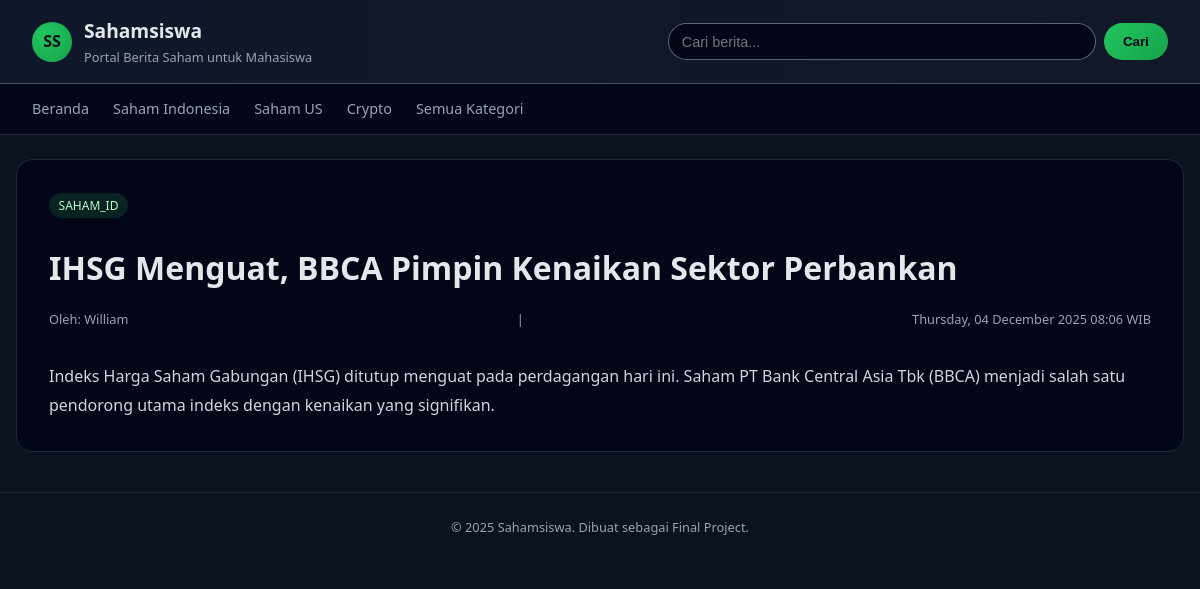
Screenshot of /detail.php?id=1 with the database file from the repository.
### tables this page shows
CREATE TABLE `news` (
  `id` int(10) UNSIGNED NOT NULL,
  `category_id` int(10) UNSIGNED NOT NULL,
  `title` varchar(200) NOT NULL,
  `slug` varchar(220) NOT NULL,
  `content` text NOT NULL,
  `image` varchar(255) DEFAULT NULL,
  `ticker_symbol` varchar(20) DEFAULT NULL,
  `market` enum('saham_id','saham_us','crypto','lainnya') NOT NULL DEFAULT 'saham_id',
  `author_id` int(10) UNSIGNED NOT NULL,
  `published_at` datetime DEFAULT NULL,
  `status` enum('draft','published') NOT NULL DEFAULT 'draft',
  `created_at` datetime NOT NULL DEFAULT current_timestamp(),
  `updated_at` datetime NOT NULL DEFAULT current_timestamp() ON UPDATE current_timestamp()
);

CREATE TABLE `users` (
  `id` int(10) UNSIGNED NOT NULL,
  `username` varchar(50) NOT NULL,
  `password` varchar(255) NOT NULL,
  `fullname` varchar(100) NOT NULL,
  `role` enum('admin','editor') NOT NULL DEFAULT 'editor',
  `created_at` datetime NOT NULL DEFAULT current_timestamp()
);

### detail.php (the view, shortened to what this page needs)
<?php
require 'config.php';
$id = $_GET['id'] ?? 0;
$stmt = $pdo->prepare("SELECT news.*, users.fullname FROM news JOIN users ON news.author_id = users.id WHERE news.id = ? AND status = 'published'");
$stmt->execute([$id]);
$news = $stmt->fetch();
?>
<!DOCTYPE html>
<html lang="id">
<head>
    <link rel="stylesheet" href="style.css">
</head>
<body>
    <header class="topbar">
        <div class="logo">
            <span class="logo-mark">SS</span>
            <div class="logo-text">
                <h1>Sahamsiswa</h1>
                <p>Portal Berita Saham untuk Mahasiswa</p>
            </div>
        </div>
        <form class="search-bar" action="search.php" method="get">
            <input type="text" name="q" placeholder="Cari berita...">
            <button type="submit">Cari</button>
        </form>
    </header>
    <nav class="main-nav">
        <ul>
            <li><a href="index.php">Beranda</a></li>
            <li><a href="kategori.php?market=saham_id">Saham Indonesia</a></li>
            <li><a href="kategori.php?market=saham_us">Saham US</a></li>
            <li><a href="kategori.php?market=crypto">Crypto</a></li>
            <li><a href="kategori.php">Semua Kategori</a></li>
        </ul>
    </nav>
    <main class="page">
        <section class="content-layout">
            <article class="news-detail" style="grid-column: 1 / -1; background: #020617; padding: 2rem; border-radius: 1rem; border: 1px solid rgba(31,41,55,1);">
                <div class="headline-tag"><?php echo strtoupper($news['market']); ?></div>
                <h1 style="font-size: 2rem; margin: 1rem 0;"><?php echo htmlspecialchars($news['title']); ?></h1>
                <div class="news-meta-top" style="margin-bottom: 2rem; color: #9ca3af;">
                    <span>Oleh: <?php echo htmlspecialchars($news['fullname']); ?></span>
                    <span> | </span>
                    <span><?php echo date('l, d F Y H:i', strtotime('+15 hours', strtotime($news['published_at']))); ?> WIB</span>
                </div>
                <div class="content" style="line-height: 1.8; color: #d1d5db;">
                    <?php echo nl2br(htmlspecialchars($news['content'])); ?>
                </div>
            </article>
        </section>
    </main>
    <footer class="footer">
        <p>&copy; 2025 Sahamsiswa. Dibuat sebagai Final Project.</p>
    </footer>
</body>
</html>

### style.css (style rules this page uses)
* { box-sizing: border-box; margin: 0; padding: 0; }
body { font-family: system-ui, -apple-system, BlinkMacSystemFont, "Segoe UI", sans-serif; background-color: #0b1220; color: #e5e7eb; line-height: 1.6; }
a { color: inherit; text-decoration: none; transition: color 0.2s; }
.topbar { display: flex; align-items: center; justify-content: space-between; padding: 1rem 2rem; background: linear-gradient(90deg, #0f172a, #111827); border-bottom: 1px solid rgba(148, 163, 184, 0.4); gap: 1.5rem; }
.logo { display: flex; align-items: center; gap: 0.75rem; }
.logo-mark { width: 40px; height: 40px; border-radius: 999px; background: radial-gradient(circle at 30% 30%, #22c55e, #16a34a); display: flex; align-items: center; justify-content: center; font-weight: 700; color: #0b1120; }
.logo-text h1 { font-size: 1.2rem; font-weight: 700; }
.logo-text p { font-size: 0.8rem; color: #9ca3af; }
.search-bar { flex: 1; max-width: 500px; display: flex; gap: 0.5rem; }
.search-bar input { flex: 1; padding: 0.6rem 0.8rem; border-radius: 999px; border: 1px solid rgba(148, 163, 184, 0.6); background-color: #020617; color: #e5e7eb; font-size: 0.9rem; }
.search-bar button { padding: 0.6rem 1.2rem; border-radius: 999px; border: none; background: linear-gradient(135deg, #22c55e, #16a34a); color: #020617; font-weight: 600; cursor: pointer; }
.main-nav { background-color: #020617; border-bottom: 1px solid rgba(148, 163, 184, 0.2); }
.main-nav ul { list-style: none; display: flex; gap: 1.5rem; padding: 0.75rem 2rem; overflow-x: auto; }
.main-nav li a { font-size: 0.9rem; color: #9ca3af; }
.page { max-width: 1200px; margin: 1.5rem auto 2.5rem; padding: 0 1rem; }
.headline-tag { display: inline-block; font-size: 0.75rem; padding: 0.2rem 0.6rem; border-radius: 999px; background-color: rgba(34, 197, 94, 0.15); color: #bbf7d0; margin-bottom: 0.5rem; }
.content-layout { display: grid; grid-template-columns: minmax(0, 2.3fr) minmax(0, 1.1fr); gap: 1.5rem; align-items: flex-start; }
.news-meta-top { display: flex; justify-content: space-between; align-items: center; margin-bottom: 0.4rem; font-size: 0.8rem; }
.footer { border-top: 1px solid rgba(31, 41, 55, 1); padding: 1.5rem; text-align: center; font-size: 0.8rem; color: #9ca3af; margin-top: 2rem; }

### rows the page displays
news: market "SAHAM_ID", title "IHSG Menguat, BBCA Pimpin Kenaikan Sektor Perbankan", author.fullname "William", published_at "Thursday, 04 December 2025 08:06", content "Indeks Harga Saham Gabungan (IHSG) ditutup menguat pada perdagangan hari ini. Saham PT Bank Central Asia Tbk (BBCA) menjadi salah satu pendorong utama indeks dengan kenaikan yang signifikan."
